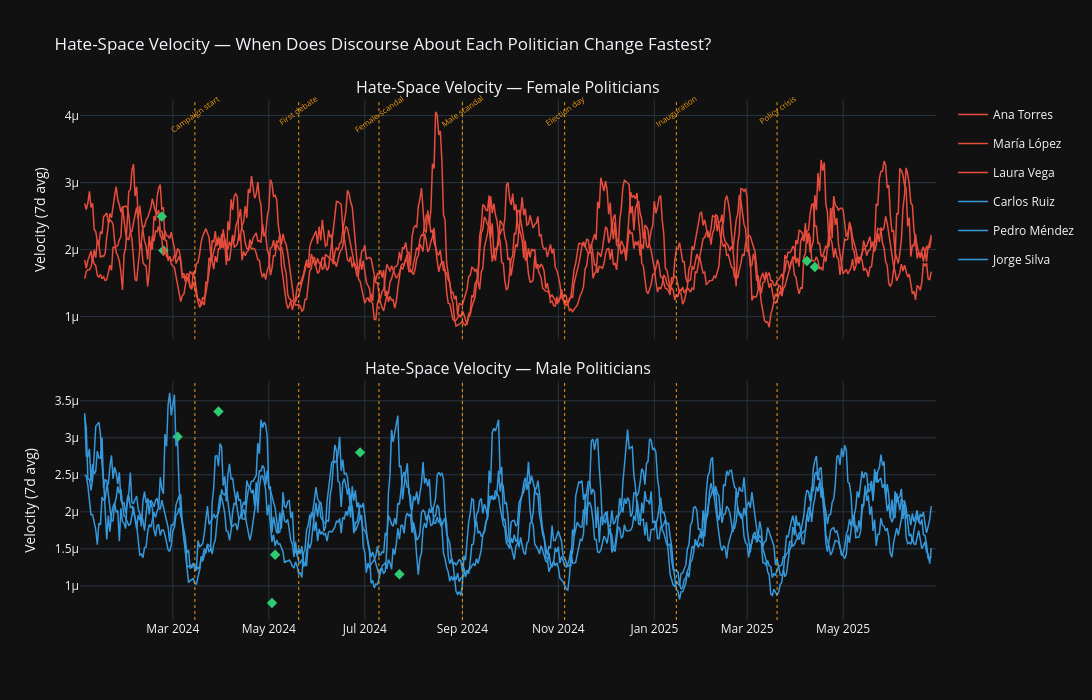

The notebook cell saved with this chart:
### Markdown cell above
---
## 4. Temporal Hate Dynamics

Track **velocity** (rate of topic change) and **changepoints** (regime shifts) in hate-anchor
space for each politician. Velocity spikes mark moments when discourse about a politician
abruptly changes character — often aligned with political events.

### Code cell
# ── 4a. Velocity per politician in hate-anchor space ─────────────
pol_velocities = {}
pol_changepoints = {}

for name, proj in projections.items():
    vels = []
    for i in range(1, len(proj) - 1):
        ts = proj[i][0]
        try:
            vel = cvx.velocity(proj, timestamp=ts)
            vels.append((ts, float(np.linalg.norm(vel))))
        except:
            continue
    pol_velocities[name] = vels

    n_pts = len(proj)
    cps = cvx.detect_changepoints(
        entity_id=POLITICIANS[name]['entity_id'],
        trajectory=proj,
        penalty=0.5,
        min_segment_len=max(7, n_pts // 30),
    )
    pol_changepoints[name] = cps
    print(f'{name}: {len(vels)} velocity points, {len(cps)} changepoints')

# ── 4b. Aligned multi-panel: velocity by gender ─────────────────
# Common date range across all politicians
all_ts = [ts for name in pol_velocities for ts, _ in pol_velocities[name]]
date_range = [pd.Timestamp(min(all_ts), unit='s'), pd.Timestamp(max(all_ts), unit='s')]

fig = make_subplots(
    rows=2, cols=1, shared_xaxes=True,
    subplot_titles=[
        'Hate-Space Velocity — Female Politicians',
        'Hate-Space Velocity — Male Politicians',
    ],
    vertical_spacing=0.08,
)

for name, info in POLITICIANS.items():
    vels = pol_velocities[name]
    if not vels:
        continue
    dates = [pd.Timestamp(ts, unit='s') for ts, _ in vels]
    vals = [v for _, v in vels]

    s = pd.Series(vals, index=dates).rolling(7, center=True).mean()
    row = 1 if info['gender'] == 'female' else 2
    color = C_FEMALE if info['gender'] == 'female' else C_MALE

    fig.add_trace(go.Scatter(
        x=dates, y=s.values, mode='lines',
        line=dict(color=color, width=1.5),
        name=name, legendgroup=name,
    ), row=row, col=1)

    for cp_ts, sev in pol_changepoints[name]:
        cp_date = pd.Timestamp(cp_ts, unit='s')
        fig.add_trace(go.Scatter(
            x=[cp_date], y=[sev * max(vals) * 2],
            mode='markers', marker=dict(size=8, color=C_ACCENT, symbol='diamond'),
            showlegend=False,
            hovertemplate=f'{name}<br>Changepoint: %{{x}}<br>Severity: {sev:.3f}<extra></extra>',
        ), row=row, col=1)

for event_date, event_name in KEY_EVENTS.items():
    ev_ts = pd.Timestamp(event_date)
    if date_range[0] <= ev_ts <= date_range[1]:
        for row in [1, 2]:
            fig.add_vline(x=ev_ts, row=row, col=1,
                         line=dict(color=C_EVENT, width=1, dash='dot'))
        fig.add_annotation(
            x=ev_ts, y=1.02, yref='paper',
            text=event_name, showarrow=False,
            font=dict(size=8, color=C_EVENT), textangle=-35,
        )

# Align both panels to same date range
for row in [1, 2]:
    fig.update_xaxes(range=date_range, row=row, col=1)

fig.update_yaxes(title_text='Velocity (7d avg)', row=1, col=1)
fig.update_yaxes(title_text='Velocity (7d avg)', row=2, col=1)
fig.update_layout(
    title='Hate-Space Velocity — When Does Discourse About Each Politician Change Fastest?',
    height=700, width=1100, template=TEMPLATE,
)
fig.show()

### Figure 1 — Plotly figure (JSON) as saved in the notebook; plotly's stock layout.template omitted (floating-point values rounded to 4 significant figures; data arrays with more than 128 entries replaced by an {"elided": "..."} marker saying what was removed)
{"data": [{"legendgroup": "Ana Torres", "line": {"color": "#e74c3c", "width": 1.5}, "mode": "lines", "name": "Ana Torres", "type": "scatter", "x": {"elided": "545 str values"}, "xaxis": "x", "y": {"elided": "545 float values"}, "yaxis": "y"}, {"hovertemplate": "Ana Torres<br>Changepoint: %{x}<br>Severity: 0.149<extra></extra>", "marker": {"color": "#2ecc71", "size": 8, "symbol": "diamond"}, "mode": "markers", "showlegend": false, "type": "scatter", "x": ["2025-04-13T00:00:00"], "xaxis": "x", "y": [1.74e-06], "yaxis": "y"}, {"legendgroup": "María López", "line": {"color": "#e74c3c", "width": 1.5}, "mode": "lines", "name": "María López", "type": "scatter", "x": {"elided": "545 str values"}, "xaxis": "x", "y": {"elided": "545 float values"}, "yaxis": "y"}, {"hovertemplate": "María López<br>Changepoint: %{x}<br>Severity: 0.156<extra></extra>", "marker": {"color": "#2ecc71", "size": 8, "symbol": "diamond"}, "mode": "markers", "showlegend": false, "type": "scatter", "x": ["2024-02-24T00:00:00"], "xaxis": "x", "y": [1.987e-06], "yaxis": "y"}, {"hovertemplate": "María López<br>Changepoint: %{x}<br>Severity: 0.144<extra></extra>", "marker": {"color": "#2ecc71", "size": 8, "symbol": "diamond"}, "mode": "markers", "showlegend": false, "type": "scatter", "x": ["2025-04-08T00:00:00"], "xaxis": "x", "y": [1.829e-06], "yaxis": "y"}, {"legendgroup": "Laura Vega", "line": {"color": "#e74c3c", "width": 1.5}, "mode": "lines", "name": "Laura Vega", "type": "scatter", "x": {"elided": "543 str values"}, "xaxis": "x", "y": {"elided": "543 float values"}, "yaxis": "y"}, {"hovertemplate": "Laura Vega<br>Changepoint: %{x}<br>Severity: 0.173<extra></extra>", "marker": {"color": "#2ecc71", "size": 8, "symbol": "diamond"}, "mode": "markers", "showlegend": false, "type": "scatter", "x": ["2024-02-23T00:00:00"], "xaxis": "x", "y": [2.494e-06], "yaxis": "y"}, {"legendgroup": "Carlos Ruiz", "line": {"color": "#3498db", "width": 1.5}, "mode": "lines", "name": "Carlos Ruiz", "type": "scatter", "x": {"elided": "544 str values"}, "xaxis": "x2", "y": {"elided": "544 float values"}, "yaxis": "y2"}, {"hovertemplate": "Carlos Ruiz<br>Changepoint: %{x}<br>Severity: 0.145<extra></extra>", "marker": {"color": "#2ecc71", "size": 8, "symbol": "diamond"}, "mode": "markers", "showlegend": false, "type": "scatter", "x": ["2024-05-05T00:00:00"], "xaxis": "x2", "y": [1.42e-06], "yaxis": "y2"}, {"legendgroup": "Pedro Méndez", "line": {"color": "#3498db", "width": 1.5}, "mode": "lines", "name": "Pedro Méndez", "type": "scatter", "x": {"elided": "545 str values"}, "xaxis": "x2", "y": {"elided": "545 float values"}, "yaxis": "y2"}, {"hovertemplate": "Pedro Méndez<br>Changepoint: %{x}<br>Severity: 0.212<extra></extra>", "marker": {"color": "#2ecc71", "size": 8, "symbol": "diamond"}, "mode": "markers", "showlegend": false, "type": "scatter", "x": ["2024-03-04T00:00:00"], "xaxis": "x2", "y": [3.013e-06], "yaxis": "y2"}, {"hovertemplate": "Pedro Méndez<br>Changepoint: %{x}<br>Severity: 0.236<extra></extra>", "marker": {"color": "#2ecc71", "size": 8, "symbol": "diamond"}, "mode": "markers", "showlegend": false, "type": "scatter", "x": ["2024-03-30T00:00:00"], "xaxis": "x2", "y": [3.356e-06], "yaxis": "y2"}, {"hovertemplate": "Pedro Méndez<br>Changepoint: %{x}<br>Severity: 0.054<extra></extra>", "marker": {"color": "#2ecc71", "size": 8, "symbol": "diamond"}, "mode": "markers", "showlegend": false, "type": "scatter", "x": ["2024-05-03T00:00:00"], "xaxis": "x2", "y": [7.68e-07], "yaxis": "y2"}, {"legendgroup": "Jorge Silva", "line": {"color": "#3498db", "width": 1.5}, "mode": "lines", "name": "Jorge Silva", "type": "scatter", "x": {"elided": "545 str values"}, "xaxis": "x2", "y": {"elided": "545 float values"}, "yaxis": "y2"}, {"hovertemplate": "Jorge Silva<br>Changepoint: %{x}<br>Severity: 0.196<extra></extra>", "marker": {"color": "#2ecc71", "size": 8, "symbol": "diamond"}, "mode": "markers", "showlegend": false, "type": "scatter", "x": ["2024-06-28T00:00:00"], "xaxis": "x2", "y": [2.802e-06], "yaxis": "y2"}, {"hovertemplate": "Jorge Silva<br>Changepoint: %{x}<br>Severity: 0.081<extra></extra>", "marker": {"color": "#2ecc71", "size": 8, "symbol": "diamond"}, "mode": "markers", "showlegend": false, "type": "scatter", "x": ["2024-07-23T00:00:00"], "xaxis": "x2", "y": [1.157e-06], "yaxis": "y2"}], "layout": {"annotations": [{"font": {"size": 16}, "showarrow": false, "text": "Hate-Space Velocity — Female Politicians", "x": 0.5, "xanchor": "center", "xref": "paper", "y": 1, "yanchor": "bottom", "yref": "paper"}, {"font": {"size": 16}, "showarrow": false, "text": "Hate-Space Velocity — Male Politicians", "x": 0.5, "xanchor": "center", "xref": "paper", "y": 0.46, "yanchor": "bottom", "yref": "paper"}, {"font": {"color": "#f39c12", "size": 8}, "showarrow": false, "text": "Campaign start", "textangle": -35, "x": "2024-03-15T00:00:00", "y": 1.02, "yref": "paper"}, {"font": {"color": "#f39c12", "size": 8}, "showarrow": false, "text": "First debate", "textangle": -35, "x": "2024-05-20T00:00:00", "y": 1.02, "yref": "paper"}, {"font": {"color": "#f39c12", "size": 8}, "showarrow": false, "text": "Female scandal", "textangle": -35, "x": "2024-07-10T00:00:00", "y": 1.02, "yref": "paper"}, {"font": {"color": "#f39c12", "size": 8}, "showarrow": false, "text": "Male scandal", "textangle": -35, "x": "2024-09-01T00:00:00", "y": 1.02, "yref": "paper"}, {"font": {"color": "#f39c12", "size": 8}, "showarrow": false, "text": "Election day", "textangle": -35, "x": "2024-11-05T00:00:00", "y": 1.02, "yref": "paper"}, {"font": {"color": "#f39c12", "size": 8}, "showarrow": false, "text": "Inauguration", "textangle": -35, "x": "2025-01-15T00:00:00", "y": 1.02, "yref": "paper"}, {"font": {"color": "#f39c12", "size": 8}, "showarrow": false, "text": "Policy crisis", "textangle": -35, "x": "2025-03-20T00:00:00", "y": 1.02, "yref": "paper"}], "height": 700, "shapes": [{"line": {"color": "#f39c12", "dash": "dot", "width": 1}, "type": "line", "x0": "2024-03-15T00:00:00", "x1": "2024-03-15T00:00:00", "xref": "x", "y0": 0, "y1": 1, "yref": "y domain"}, {"line": {"color": "#f39c12", "dash": "dot", "width": 1}, "type": "line", "x0": "2024-03-15T00:00:00", "x1": "2024-03-15T00:00:00", "xref": "x2", "y0": 0, "y1": 1, "yref": "y2 domain"}, {"line": {"color": "#f39c12", "dash": "dot", "width": 1}, "type": "line", "x0": "2024-05-20T00:00:00", "x1": "2024-05-20T00:00:00", "xref": "x", "y0": 0, "y1": 1, "yref": "y domain"}, {"line": {"color": "#f39c12", "dash": "dot", "width": 1}, "type": "line", "x0": "2024-05-20T00:00:00", "x1": "2024-05-20T00:00:00", "xref": "x2", "y0": 0, "y1": 1, "yref": "y2 domain"}, {"line": {"color": "#f39c12", "dash": "dot", "width": 1}, "type": "line", "x0": "2024-07-10T00:00:00", "x1": "2024-07-10T00:00:00", "xref": "x", "y0": 0, "y1": 1, "yref": "y domain"}, {"line": {"color": "#f39c12", "dash": "dot", "width": 1}, "type": "line", "x0": "2024-07-10T00:00:00", "x1": "2024-07-10T00:00:00", "xref": "x2", "y0": 0, "y1": 1, "yref": "y2 domain"}, {"line": {"color": "#f39c12", "dash": "dot", "width": 1}, "type": "line", "x0": "2024-09-01T00:00:00", "x1": "2024-09-01T00:00:00", "xref": "x", "y0": 0, "y1": 1, "yref": "y domain"}, {"line": {"color": "#f39c12", "dash": "dot", "width": 1}, "type": "line", "x0": "2024-09-01T00:00:00", "x1": "2024-09-01T00:00:00", "xref": "x2", "y0": 0, "y1": 1, "yref": "y2 domain"}, {"line": {"color": "#f39c12", "dash": "dot", "width": 1}, "type": "line", "x0": "2024-11-05T00:00:00", "x1": "2024-11-05T00:00:00", "xref": "x", "y0": 0, "y1": 1, "yref": "y domain"}, {"line": {"color": "#f39c12", "dash": "dot", "width": 1}, "type": "line", "x0": "2024-11-05T00:00:00", "x1": "2024-11-05T00:00:00", "xref": "x2", "y0": 0, "y1": 1, "yref": "y2 domain"}, {"line": {"color": "#f39c12", "dash": "dot", "width": 1}, "type": "line", "x0": "2025-01-15T00:00:00", "x1": "2025-01-15T00:00:00", "xref": "x", "y0": 0, "y1": 1, "yref": "y domain"}, {"line": {"color": "#f39c12", "dash": "dot", "width": 1}, "type": "line", "x0": "2025-01-15T00:00:00", "x1": "2025-01-15T00:00:00", "xref": "x2", "y0": 0, "y1": 1, "yref": "y2 domain"}, {"line": {"color": "#f39c12", "dash": "dot", "width": 1}, "type": "line", "x0": "2025-03-20T00:00:00", "x1": "2025-03-20T00:00:00", "xref": "x", "y0": 0, "y1": 1, "yref": "y domain"}, {"line": {"color": "#f39c12", "dash": "dot", "width": 1}, "type": "line", "x0": "2025-03-20T00:00:00", "x1": "2025-03-20T00:00:00", "xref": "x2", "y0": 0, "y1": 1, "yref": "y2 domain"}], "title": {"text": "Hate-Space Velocity — When Does Discourse About Each Politician Change Fastest?"}, "width": 1100, "xaxis": {"anchor": "y", "domain": [0, 1], "matches": "x2", "range": ["2024-01-02T00:00:00", "2025-06-29T00:00:00"], "showticklabels": false}, "xaxis2": {"anchor": "y2", "domain": [0, 1], "range": ["2024-01-02T00:00:00", "2025-06-29T00:00:00"]}, "yaxis": {"anchor": "x", "domain": [0.54, 1], "title": {"text": "Velocity (7d avg)"}}, "yaxis2": {"anchor": "x2", "domain": [0, 0.46], "title": {"text": "Velocity (7d avg)"}}}}
